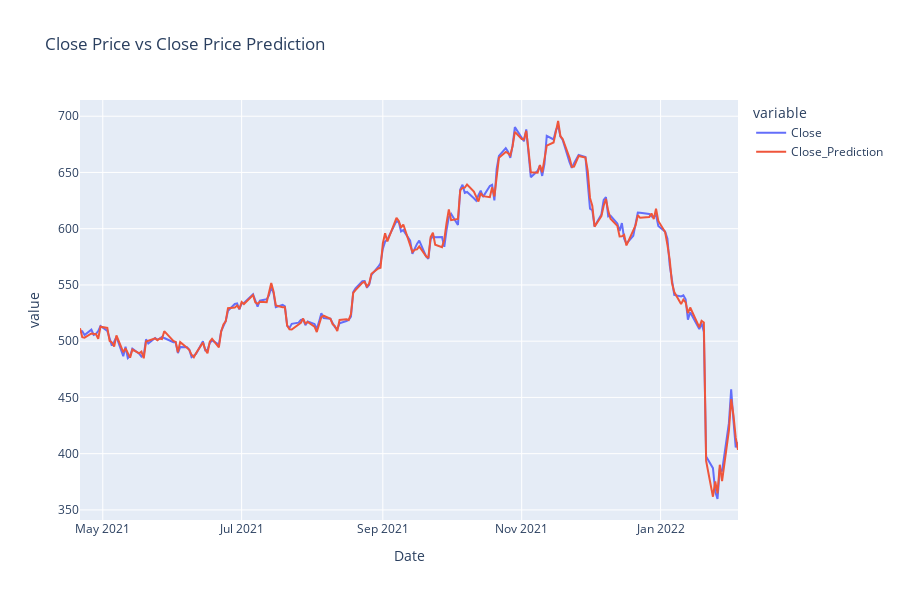

The cell this chart's notebook holds for it:
### Code cell
# plot prdictions vs actual values on test_pred using plotly express
style()
fig = px.line(test_pred, x='Date', y=['Close', 'Close_Prediction'], title='Close Price vs Close Price Prediction')
# bigger size
fig.update_layout(width=900, height=600)
fig.show();

### Figure 1 — Plotly figure (JSON) as saved in the notebook; plotly's stock layout.template omitted (floating-point values rounded to 4 significant figures; data arrays with more than 128 entries replaced by an {"elided": "..."} marker saying what was removed)
{"data": [{"hovertemplate": "variable=Close<br>Date=%{x}<br>value=%{y}<extra></extra>", "legendgroup": "Close", "line": {"color": "#636efa", "dash": "solid"}, "marker": {"symbol": "circle"}, "mode": "lines", "name": "Close", "orientation": "v", "showlegend": true, "type": "scatter", "x": {"elided": "202 str values"}, "xaxis": "x", "y": {"elided": "202 float values"}, "yaxis": "y"}, {"hovertemplate": "variable=Close_Prediction<br>Date=%{x}<br>value=%{y}<extra></extra>", "legendgroup": "Close_Prediction", "line": {"color": "#EF553B", "dash": "solid"}, "marker": {"symbol": "circle"}, "mode": "lines", "name": "Close_Prediction", "orientation": "v", "showlegend": true, "type": "scatter", "x": {"elided": "202 str values"}, "xaxis": "x", "y": {"elided": "202 float values"}, "yaxis": "y"}], "layout": {"height": 600, "legend": {"title": {"text": "variable"}, "tracegroupgap": 0}, "title": {"text": "Close Price vs Close Price Prediction"}, "width": 900, "xaxis": {"anchor": "y", "domain": [0, 1], "title": {"text": "Date"}}, "yaxis": {"anchor": "x", "domain": [0, 1], "title": {"text": "value"}}}}
